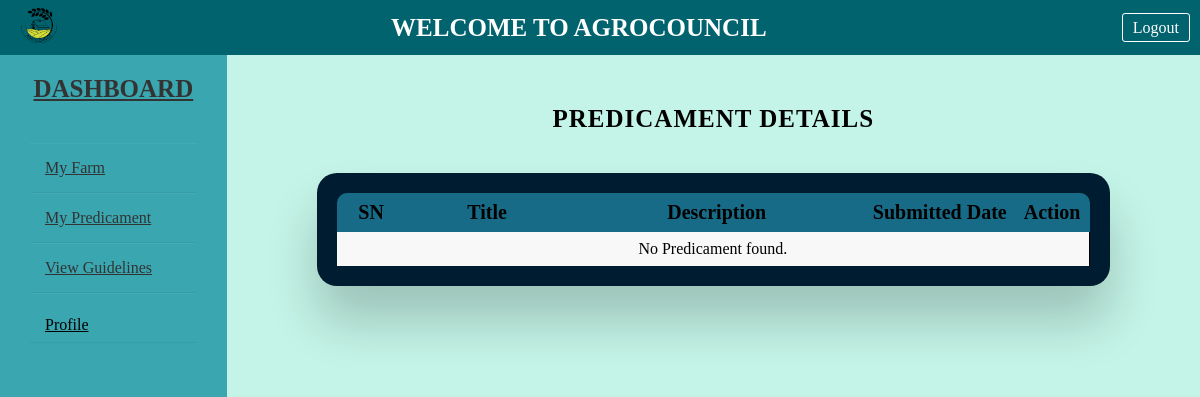
The page /predicament_table.php (signed in) on the database as committed earlier.
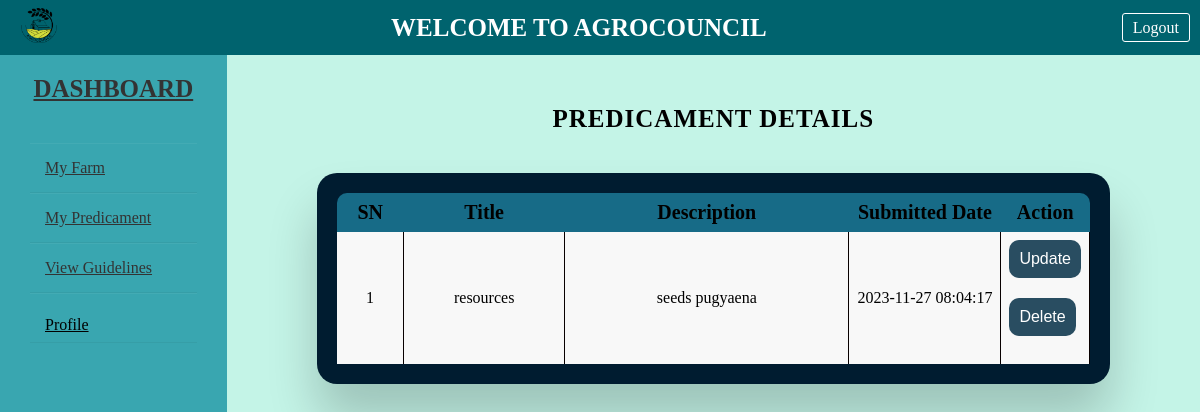
The same page on the database as committed later.
### tables this page shows
CREATE TABLE `predicament` (
  `pid` int(11) NOT NULL,
  `farmer_id` int(11) NOT NULL,
  `title` varchar(30) NOT NULL,
  `description` text NOT NULL,
  `submitted_date` datetime NOT NULL DEFAULT current_timestamp()
);

### predicament_table.php (the view, shortened to what this page needs)
<?php
include('layout/header.php');
include('layout/left.php');
$conn = new mysqli("localhost", "root", "", "agro_council");
if (isset($_SESSION['id'])) {
    $sql = "SELECT * FROM predicament WHERE farmer_id = '" . $_SESSION['id'] . "'";
    $result = $conn->query($sql);
}
?>
<link rel="stylesheet" href="css/table.css">
<div class="con">
    <h1>Predicament Details</h1>
    <div class="table-wrapper">
        <table class="fl-table">
            <tbody>
                <tr>
                    <th width=10%>SN</th>
                    <th width=25%>Title</th>
                    <th width=45%>Description</th>
                    <th width=10%>Submitted Date</th>
                    <th width=15%>Action</th>
                </tr>
                <?php if (isset($result) && $result->num_rows > 0) {
                    $i = 1;
                    while ($row = $result->fetch_assoc()) { ?>
                        <tr>
                            <td><?php echo $i++; ?></td>
                            <td><?php echo $row['title']; ?></td>
                            <td><?php echo $row['description']; ?></td>
                            <td><?php echo $row['submitted_date']; ?></td>
                            <td>
                                <form method="post" action="edit_predicament.php">
                                    <input type="submit"  value="Update" name="edit_predicament" />
                                </form>
                                <form method="post" action="predicament_table.php">
                                    <input type="submit" value="Delete" name="delete" />
                                </form>
                            </td>
                        </tr>
                    <?php }
                } else { ?>
                    <tr>
                        <td colspan="6">No Predicament found.</td>
                    </tr>
                <?php } ?>
            </tbody>
        </table>
    </div>
</div>

Rows that differ between the two databases and show on the page:
added predicament: title "resources", description "seeds pugyaena", submitted_date "2023-11-27 08:04:17"
Other text that changed with them:
text no longer shown: "No Predicament found."
